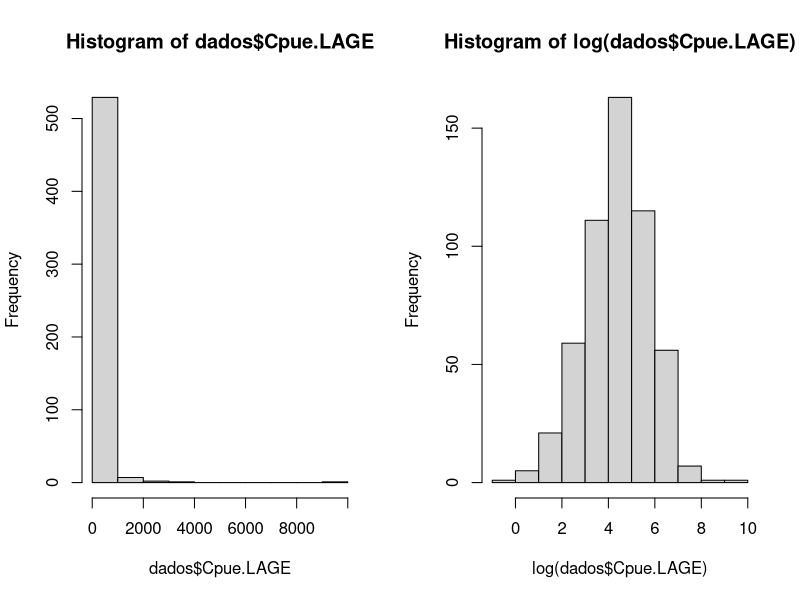
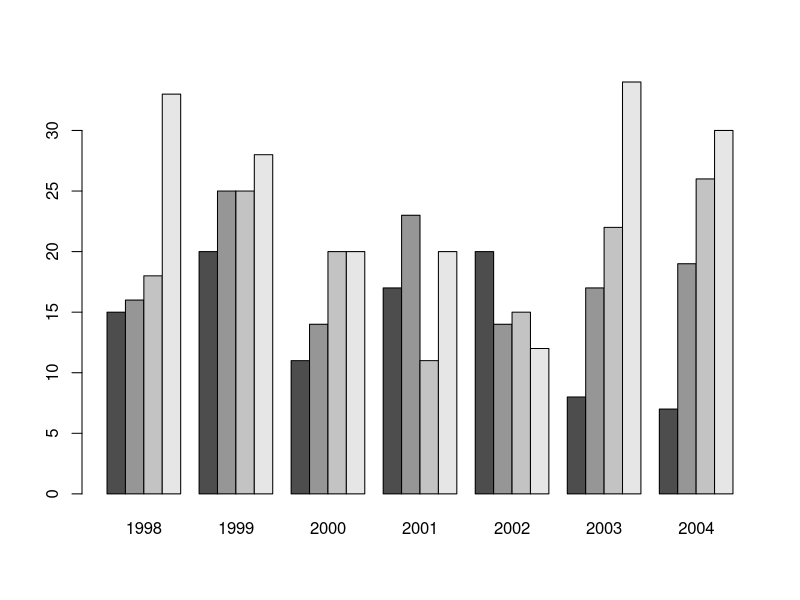
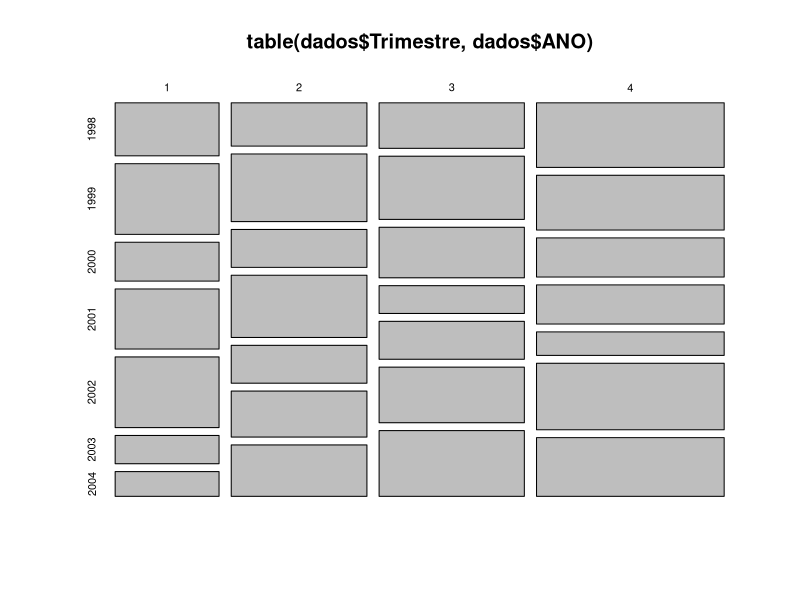
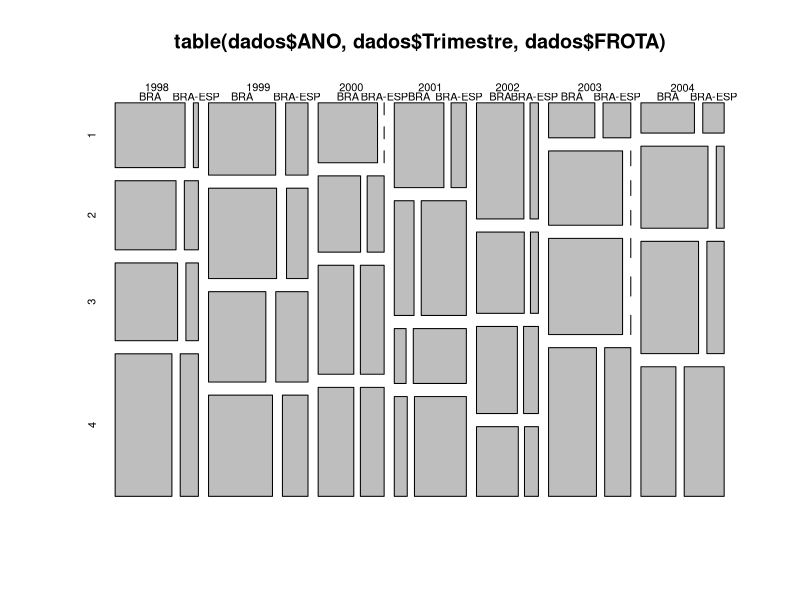
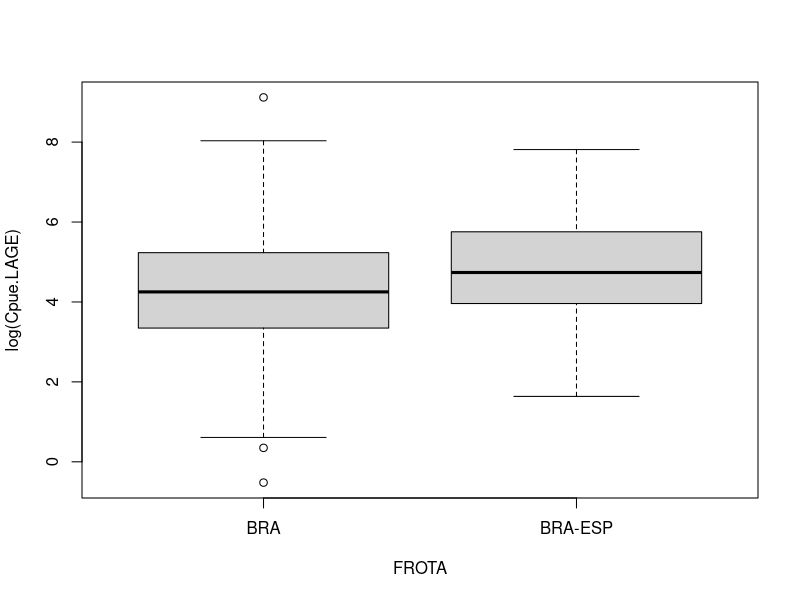
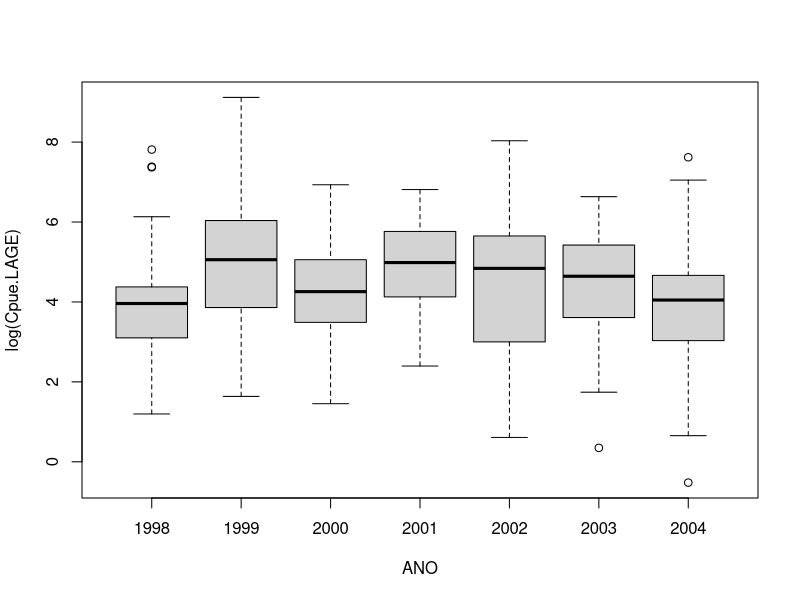
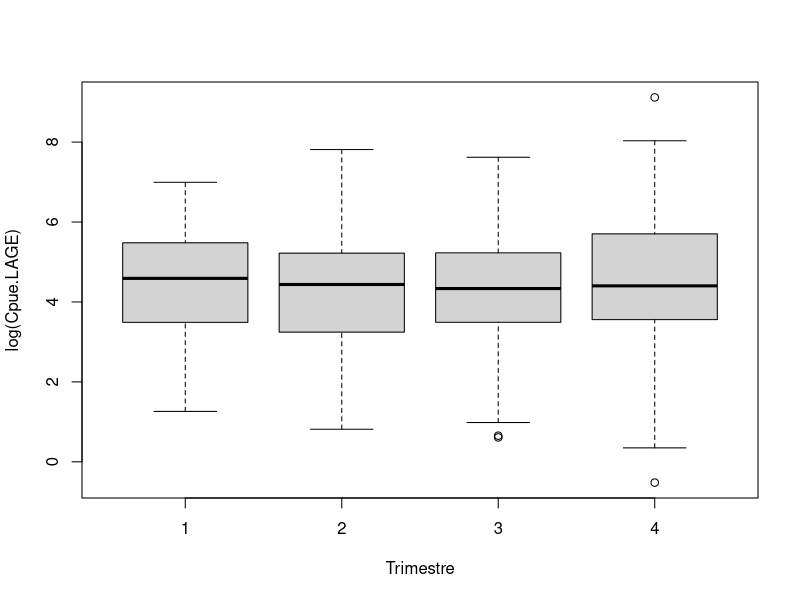
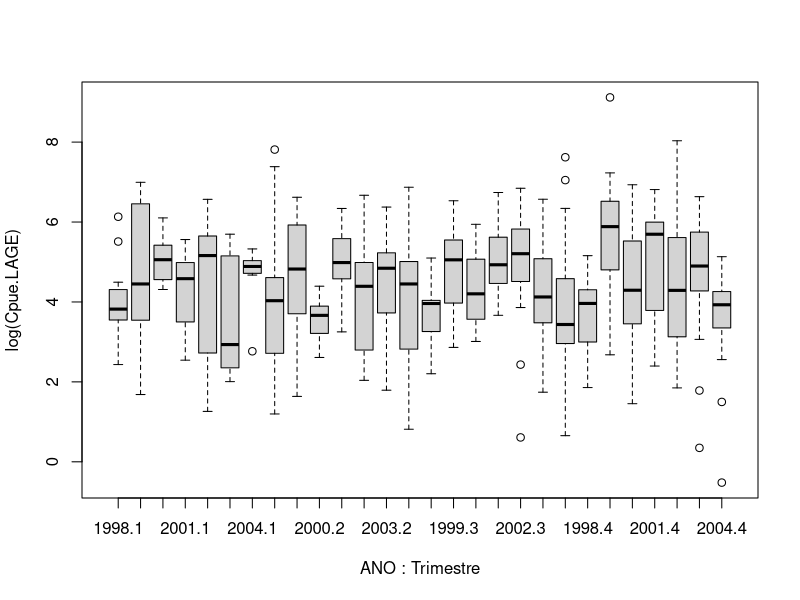

These figures' R source, in order:
##======================================================================
## Gráficos avançados
##======================================================================

## Instalação do pacote ggplot2
install.packages("ggplot2", dependencies = TRUE)

## Importa a base de dados
dados <- read.table("Dados_ICCAT.csv", header = TRUE,
                     sep = ";", dec = ",")
str(dados)
summary(dados)

## Identificacao de trimestres
dados$Trimestre <- 1
dados$Trimestre[dados$MES == 4 | dados$MES == 5 | dados$MES == 6] <- 2
dados$Trimestre[dados$MES == 7 | dados$MES == 8 | dados$MES == 9] <- 3
dados$Trimestre[dados$MES == 10 | dados$MES == 11 | dados$MES == 12] <- 4

## Calculo da CPUE (kg/1000 anzois)
dados$Cpue.LAGE <- (dados$LAGE*1000)/dados$EFF
dados$Cpue.BRANCA <- (dados$BRANCA*1000)/dados$EFF
dados$Cpue.BANDOLIM <- (dados$BANDOLIM*1000)/dados$EFF

## CPUE da albacora-lage
par(mfrow = c(1,2))
hist(dados$Cpue.LAGE)
hist(log(dados$Cpue.LAGE))
par(mfrow = c(1,1))

## Tamanho amostral - quantidade de informacao por cruzamento de fatores
table(dados$FROTA)
table(dados$ANO)
table(dados$Trimestre)
table(dados$Trimestre, dados$ANO)
barplot(table(dados$Trimestre, dados$ANO), beside = T)
mosaicplot(table(dados$Trimestre, dados$ANO))
table(dados$ANO, dados$Trimestre, dados$FROTA)
mosaicplot(table(dados$ANO, dados$Trimestre, dados$FROTA))

## Algumas relacoes que podem ser exploradas graficamente
boxplot(log(Cpue.LAGE) ~ FROTA, data = dados)
boxplot(log(Cpue.LAGE) ~ ANO, data = dados)
boxplot(log(Cpue.LAGE) ~ Trimestre, data = dados)
boxplot(log(Cpue.LAGE) ~ ANO + Trimestre, data = dados)

## Uma forma mais eficiente - usando lattice
require(lattice) # para carregar o pacote
bwplot(~log(Cpue.LAGE) | FROTA, data = dados, as.table = TRUE,
       layout = c(1,2))
bwplot(~log(Cpue.LAGE) | factor(ANO) + factor(Trimestre), data = dados,
       as.table = TRUE)
bwplot(~log(Cpue.LAGE) | factor(Trimestre) + factor(ANO), data = dados,
       as.table = TRUE)
bwplot(~log(Cpue.LAGE) | factor(ANO) + FROTA, data = dados,
       as.table = TRUE)
bwplot(~log(Cpue.LAGE) | factor(Trimestre) + FROTA, data = dados,
       as.table = TRUE)
bwplot(~log(Cpue.LAGE) | factor(Trimestre) + factor(ANO) + FROTA,
       data = dados, as.table = TRUE)

## Histogramas
histogram(~log(Cpue.LAGE) | FROTA, data = dados, as.table = TRUE,
          layout = c(1,2))
histogram(~log(Cpue.LAGE) | factor(ANO) + FROTA, data = dados,
          as.table = TRUE)
histogram(~log(Cpue.LAGE) | factor(Trimestre) + FROTA, data = dados,
          as.table = TRUE)

## X-Y plot
xyplot(log(Cpue.LAGE) ~ log(Cpue.BRANCA), data = dados)
xyplot(log(Cpue.LAGE) ~ log(Cpue.BRANCA) | factor(ANO), data = dados,
       as.table = TRUE)
xyplot(log(Cpue.LAGE) ~ log(Cpue.BRANCA) | factor(Trimestre) +
       factor(ANO), data = dados, as.table = TRUE)
xyplot(log(Cpue.LAGE) ~ log(Cpue.BRANCA) | factor(ANO) + FROTA,
       data = dados, as.table = TRUE)

## Equivalentes com ggplot
require(ggplot2)

## Boxplots

# CPUE ~ FROTA
(p <- ggplot(dados, aes(x = FROTA, y = log(Cpue.LAGE))) +
     geom_boxplot() + labs(x = "Frota", y = "CPUE"))

# CPUE ~ FROTA + ANO
(p <- ggplot(dados, aes(x = FROTA, y = log(Cpue.LAGE))) +
      geom_boxplot() + labs(x = "Frota", y = "CPUE") +
      facet_wrap( ~ ANO, scales = "free"))

# CPUE ~ FROTA + TRIMESTRE
(p <- ggplot(dados, aes(x = FROTA, y = log(Cpue.LAGE))) +
      geom_boxplot() + labs(x = "Frota", y = "CPUE") +
      facet_wrap( ~ Trimestre, scales = "free"))

# CPUE ~ FROTA + ANO + TRIMESTRE
(p <- ggplot(dados, aes(x = FROTA, y = log(Cpue.LAGE))) +
      geom_boxplot() + labs(x = "Frota", y = "CPUE") +
      facet_grid(ANO ~ Trimestre, scales = "free"))

## Histogramas

# CPUE
(p <- ggplot(dados, aes(x = log(Cpue.LAGE))) +
      geom_histogram(binwidth = 1, colour = "black", fill = "black",
                     alpha = 0.2) + labs(x = "log(CPUE)", y =
                         "Frequência"))

# CPUE + FROTA ~ ANO
(p <- ggplot(dados, aes(x = log(Cpue.LAGE), fill = FROTA)) +
      geom_histogram(binwidth = .5, alpha = 0.2, position = "dodge") +
      labs(x = "log(CPUE)", y = "Frequência") +
      facet_wrap( ~ ANO, scales = "free") +
      scale_fill_manual(values = c("green", "blue")))

# CPUE + FROTA ~ ANO + TRIMESTRE
(p <- ggplot(dados, aes(x = log(Cpue.LAGE), fill = FROTA)) +
      geom_histogram(binwidth = .5, alpha = 0.2, position = "identity") +
      labs(x = "log(CPUE)", y = "Frequência") +
      facet_grid(ANO ~ Trimestre, scales = "free") +
      scale_fill_manual(values = c("green", "blue")))

## Scatterplots

# CPUE.LAGE ~ CPUE.BRANCA
(p <- ggplot(dados, aes(x = log(Cpue.BRANCA), y = log(Cpue.LAGE))) +
      geom_point())

# CPUE.LAGE ~ CPUE.BRANCA | ANO
(p <- ggplot(dados, aes(x = log(Cpue.BRANCA), y = log(Cpue.LAGE))) +
      geom_point() + facet_wrap( ~ ANO, scales = "free"))

# CPUE.LAGE ~ CPUE.BRANCA | ANO + TRIMESTRE
(p <- ggplot(dados, aes(x = log(Cpue.BRANCA), y = log(Cpue.LAGE))) +
      geom_point() + facet_grid(ANO ~ Trimestre, scales = "free"))

# CPUE.LAGE ~ CPUE.BRANCA | ANO ~ FROTA
(p <- ggplot(dados, aes(x = log(Cpue.BRANCA), y = log(Cpue.LAGE),
                        colour = FROTA)) +
      geom_point() + facet_wrap( ~ ANO, scales = "free"))

# CPUE.LAGE ~ CPUE.BRANCA | ANO + TRIMESTRE ~ FROTA
(p <- ggplot(dados, aes(x = log(Cpue.BRANCA), y = log(Cpue.LAGE),
                        colour = FROTA)) +
      geom_point() + facet_grid(ANO ~ Trimestre, scales = "free"))





